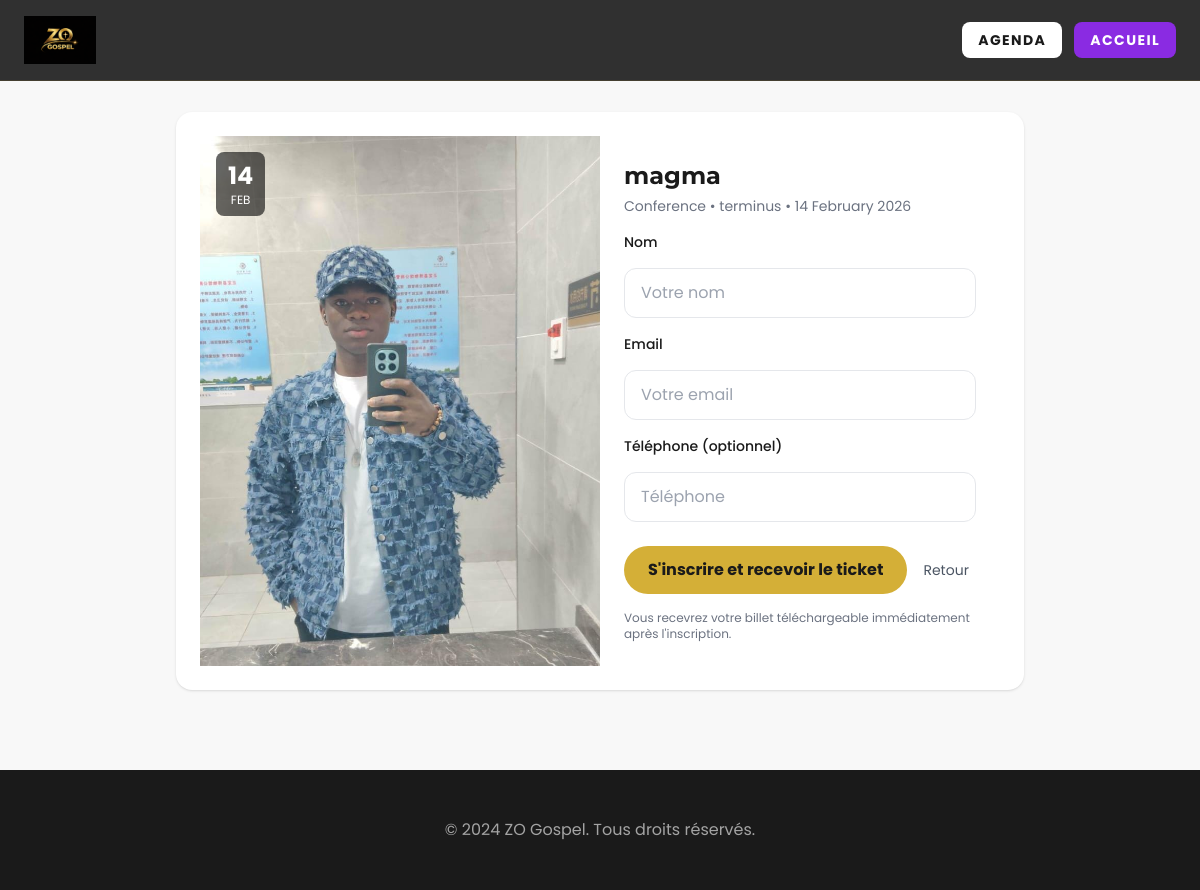
The app's page /register-agenda/2/ with its own data.
### zogospel/models.py (models this page shows, shortened)
class Agenda(models.Model):
    titre = models.CharField(max_length=200)
    lieu = models.CharField(max_length=200)
    description = models.TextField()
    TYPE_CHOICES = (
        ('concert', 'Concert'),
        ('conference', 'Conférence'),
        ('showcase', 'Showcase'),
        ('other', 'Autre'),
    )
    type_evenement = models.CharField(max_length=20, choices=TYPE_CHOICES, default='other')
    date_evenement = models.DateField()
    image = models.ImageField(upload_to='agenda/', blank=True, null=True)

### zogospel/views.py (the view, shortened to what this page needs)
# urls.py: path('register-agenda/<int:agenda_id>/', views.register_agenda, name='register_agenda'),
def register_agenda(request, agenda_id):
    agenda_obj = get_object_or_404(Agenda, id=agenda_id)
    return render(request, 'register_agenda.html', {'agenda': agenda_obj})

### templates/register_agenda.html (shortened to what this page needs)
{% load static %}
<!doctype html>
<html lang="fr" class="scroll-smooth">
<head>
  <script src="https://cdn.tailwindcss.com"></script>
</head>
<body class="bg-luxury-offwhite font-body text-luxury-black">
  <header class="glass-nav fixed top-0 left-0 w-full z-40">
    <div class="max-w-7xl mx-auto px-6 h-20 flex items-center justify-between">
      <div class="flex items-center gap-3">
        <a href="{% url 'accueil' %}">
            <img src="{% static 'images/logo_zogospel.png' %}" alt="ZO Gospel" class="h-12 w-auto">
        </a>
      </div>
      <div class="flex items-center gap-3">
        <a href="{% url 'agenda' %}" class="bg-white text-luxury-black px-4 py-2 rounded-lg font-bold text-sm uppercase tracking-widest hover:bg-gray-100">Agenda</a>
        <a href="{% url 'accueil' %}" class="bg-spiritual-violet text-white px-4 py-2 rounded-lg font-bold text-sm uppercase tracking-widest">Accueil</a>
      </div>
    </div>
  </header>
  <main class="pt-28 max-w-4xl mx-auto px-6 pb-20">
    <div class="bg-white rounded-2xl shadow p-6 md:flex overflow-hidden">
      <div class="md:w-1/2 relative h-64 md:h-auto bg-gray-100">
        {% if agenda.image %}
          <img src="{{ agenda.image.url }}" alt="{{ agenda.titre }}" class="w-full h-full object-cover">
        {% else %}
          <div class="w-full h-full flex items-center justify-center text-gray-400">Pas d'image</div>
        {% endif %}
        <div class="absolute left-4 top-4 bg-black/60 text-white px-3 py-2 rounded-lg text-center">
          <div class="text-2xl font-bold">{{ agenda.date_evenement|date:'d' }}</div>
          <div class="text-xs uppercase">{{ agenda.date_evenement|date:'M' }}</div>
        </div>
      </div>
      <div class="md:w-1/2 p-6">
        <h2 class="text-2xl font-headers font-bold mb-1">{{ agenda.titre }}</h2>
        <p class="text-sm text-gray-500 mb-4">{{ agenda.type_evenement|title }} • {{ agenda.lieu|default:'Lieu à définir' }} • {{ agenda.date_evenement|date:'d F Y' }}</p>
        <form method="post" class="grid grid-cols-1 gap-4">
          <label class="text-sm font-medium">Nom</label>
          <input type="text" name="nom" placeholder="Votre nom" required class="w-full px-4 py-3 border rounded-xl focus:outline-none focus:ring-2 focus:ring-spiritual-violet">
          <label class="text-sm font-medium">Email</label>
          <input type="email" name="email" placeholder="Votre email" required class="w-full px-4 py-3 border rounded-xl focus:outline-none focus:ring-2 focus:ring-spiritual-violet">
          <label class="text-sm font-medium">Téléphone (optionnel)</label>
          <input type="text" name="phone" placeholder="Téléphone" class="w-full px-4 py-3 border rounded-xl">
          <div class="flex items-center gap-4 mt-2">
            <button type="submit" class="bg-gold text-luxury-black px-6 py-3 rounded-full font-bold">S'inscrire et recevoir le ticket</button>
            <a href="{% url 'agenda' %}" class="text-sm text-gray-600">Retour</a>
          </div>
        </form>
        <p class="text-xs text-gray-500 mt-4">Vous recevrez votre billet téléchargeable immédiatement après l'inscription.</p>
      </div>
    </div>
  </main>
  <footer class="bg-luxury-black text-luxury-white py-12">
    <div class="max-w-7xl mx-auto px-6 text-center">
      <p class="text-luxury-white/60">&copy; 2024 ZO Gospel. Tous droits réservés.</p>
    </div>
  </footer>
</body>
</html>

### templates/register_agenda.html (style rules this page uses)
.glass-nav { background: rgba(26,26,26,0.9); backdrop-filter: blur(8px); border-bottom:1px solid rgba(212,175,55,0.12); }

### records on screen
Agenda: image (picture), date_evenement "14", date_evenement "FEB", titre "magma", type_evenement "Conference", lieu "terminus", date_evenement "14 February 2026"
